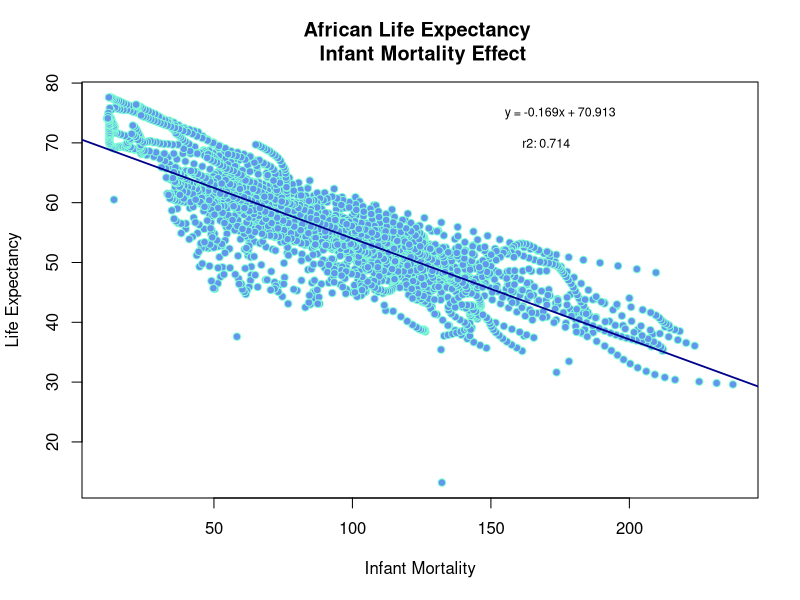
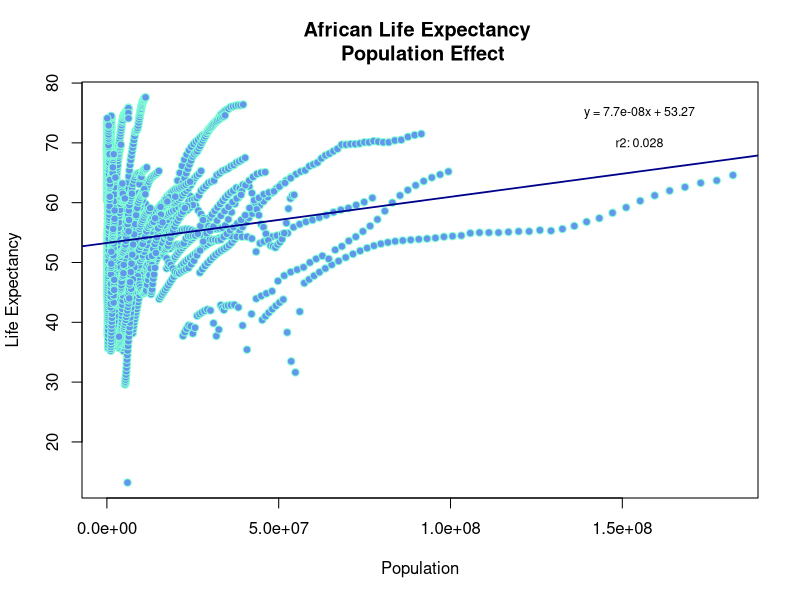
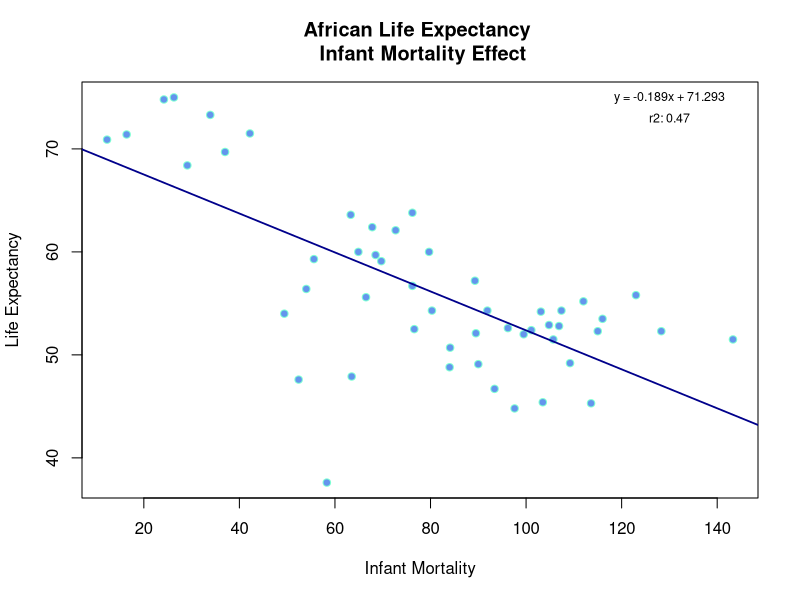
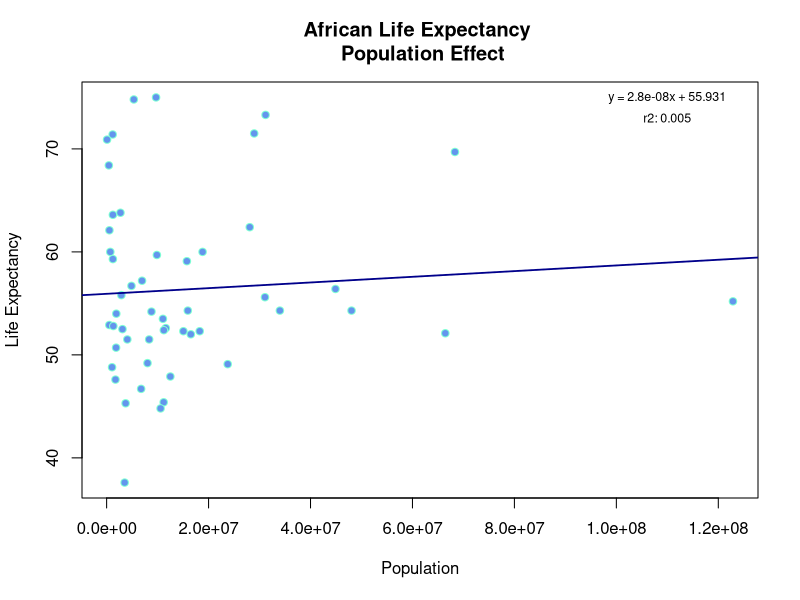
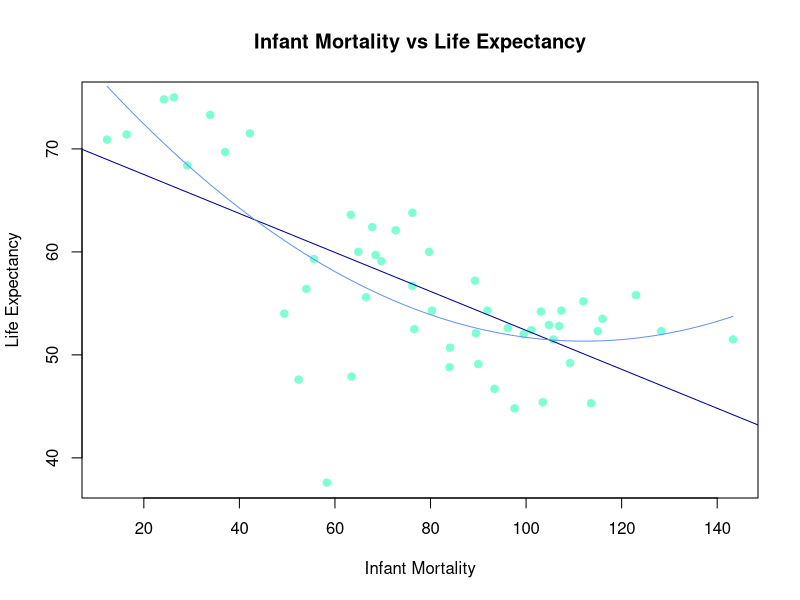
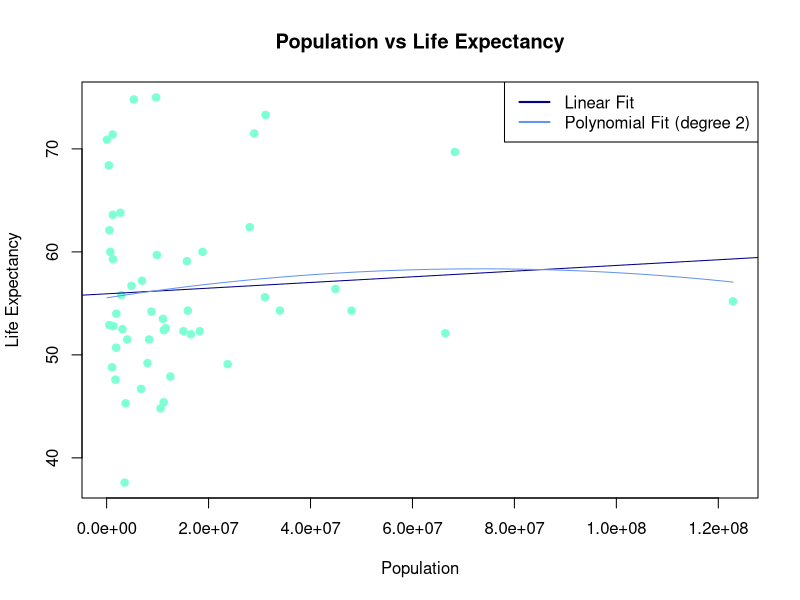

Recreate these plots in R, in order.
## ---- chunk 1
update.packages('dslabs')
library(dslabs) # to import dataset
library(tidyverse) # data aggregation
library(dplyr) # data aggregation? 
data(gapminder)
## ---- chunk 2
help("gapminder")
## ---- chunk 3
str(gapminder)
## ---- chunk 4
summary(gapminder)
## ---- chunk 5
class(gapminder)
## ---- chunk 6
africadata = filter(gapminder, continent == 'Africa')
head(africadata)
## ---- chunk 7
str(africadata)
## ---- chunk 8
summary(africadata)
## ---- chunk 9
infant_survival_rate = africadata %>%
  select(infant_mortality, life_expectancy)
head(infant_survival_rate)
## ---- chunk 10
str(infant_survival_rate)
## ---- chunk 11
summary(infant_survival_rate)
## ---- chunk 12
african_mortality = africadata %>%
  select(population, life_expectancy)
head(african_mortality)
## ---- chunk 13
str(african_mortality)
## ---- chunk 14
summary(african_mortality)
## ---- chunk 15
regression = lm(infant_survival_rate$life_expectancy ~ infant_survival_rate$infant_mortality)
rsq <- function(x, y) summary(lm(infant_survival_rate$life_expectancy ~ infant_survival_rate$infant_mortality))$r.squared
r_square = round(rsq(obs, mod), 3)
# summary(regression)$coefficients - keep to sanity check
coeff = round(summary(regression)$coefficients[2],3)
y_int = round(summary(regression)$coefficients[1],3)
plot(
  infant_survival_rate$infant_mortality,
  infant_survival_rate$life_expectancy,
  main='African Life Expectancy \n Infant Mortality Effect',
  xlab='Infant Mortality',
  ylab='Life Expectancy',
   col='aquamarine', 
   bg='cornflowerblue', 
   pch = 21,
)
# rsq_str = expression(paste("r"^"2:"))
rsq_str = "r2: "
text(175, 75, paste0('y = ', coeff, 'x + ', y_int), cex=0.75)
text(170, 70, paste0(rsq_str, r_square), cex=0.75)
abline(
  lm(
    infant_survival_rate$life_expectancy ~ infant_survival_rate$infant_mortality),
  col='darkblue',
  lwd=1.75)
## ---- chunk 16
regression = lm(african_mortality$life_expectancy ~ african_mortality$population)
rsq <- function(x, y) summary(lm(african_mortality$life_expectancy ~ african_mortality$population))$r.squared
r_square = round(rsq(obs, mod), 3)
# summary(regression)$coefficients - keep to sanity check
coeff = round(summary(regression)$coefficients[2],9)
y_int = round(summary(regression)$coefficients[1],3)
plot(
  african_mortality$population,
  african_mortality$life_expectancy,
  main='African Life Expectancy \n Population Effect',
  xlab='Population',
  ylab='Life Expectancy',
  col='aquamarine', 
  bg='cornflowerblue', 
  pch = 21,
)
# rsq_str = expression(paste("r"^"2:"))
rsq_str = "r2: "
text(155000000, 75, paste0('y = ', coeff, 'x + ', y_int), cex=0.75)
text(155000000, 70, paste0(rsq_str, r_square), cex=0.75)
abline(
lm(
  african_mortality$life_expectancy ~ african_mortality$population),
col='darkblue',
lwd=1.75)
## ---- chunk 17
miss_inf_mort_rows = africadata %>%
  filter(is.na(infant_mortality))
head(miss_inf_mort_rows)
## ---- chunk 18
miss_inf_mort_yrs = miss_inf_mort_rows %>%
  group_by(year) %>%
  count(infant_mortality)
miss_inf_mort_yrs
## ---- chunk 19
africadata2000 = filter(africadata, year == 2000)
africadata2000
## ---- chunk 20
str(africadata2000)
## ---- chunk 21
summary(africadata2000)
## ---- chunk 22
african_mortality2000 = africadata2000 %>%
  select(population, life_expectancy)
head(african_mortality2000)
## ---- chunk 23
infant_survival_rate2000 = africadata2000 %>%
  select(infant_mortality, life_expectancy)
head(african_mortality2000)
## ---- chunk 24
regression = lm(infant_survival_rate2000$life_expectancy ~ infant_survival_rate2000$infant_mortality)
rsq <- function(x, y) summary(lm(infant_survival_rate2000$life_expectancy ~ infant_survival_rate2000$infant_mortality))$r.squared
r_square = round(rsq(obs, mod), 3)
# summary(regression)$coefficients - keep to sanity check
coeff = round(summary(regression)$coefficients[2],3)
y_int = round(summary(regression)$coefficients[1],3)
plot(
  infant_survival_rate2000$infant_mortality,
  infant_survival_rate2000$life_expectancy,
  main='African Life Expectancy \n Infant Mortality Effect',
  xlab='Infant Mortality',
  ylab='Life Expectancy',
   col='aquamarine', 
   bg='cornflowerblue', 
   pch = 21,
)
# rsq_str = expression(paste("r"^"2:"))
rsq_str = "r2: "
text(130, 75, paste0('y = ', coeff, 'x + ', y_int), cex=0.75)
text(130, 73, paste0(rsq_str, r_square), cex=0.75)
abline(
  lm(
    infant_survival_rate2000$life_expectancy ~ infant_survival_rate2000$infant_mortality),
  col='darkblue',
  lwd=1.75)
## ---- chunk 25
regression = lm(african_mortality2000$life_expectancy ~ african_mortality2000$population)
rsq <- function(x, y) summary(lm(african_mortality2000$life_expectancy ~ african_mortality2000$population))$r.squared
r_square = round(rsq(obs, mod), 3)
# summary(regression)$coefficients - keep to sanity check
coeff = round(summary(regression)$coefficients[2],9)
y_int = round(summary(regression)$coefficients[1],3)
plot(
  african_mortality2000$population,
  african_mortality2000$life_expectancy,
  main='African Life Expectancy \n Population Effect',
  xlab='Population',
  ylab='Life Expectancy',
  col='aquamarine', 
  bg='cornflowerblue', 
  pch = 21,
)
# rsq_str = expression(paste("r"^"2:"))
rsq_str = "r2: "
text(110000000, 75, paste0('y = ', coeff, 'x + ', y_int), cex=0.75)
text(110000000, 73, paste0(rsq_str, r_square), cex=0.75)
abline(
lm(
  african_mortality2000$life_expectancy ~ african_mortality2000$population),
col='darkblue',
lwd=1.75)
## ---- chunk 26
fit1 = lm(life_expectancy ~ log(infant_mortality), data=infant_survival_rate2000)
summary(fit1)
## ---- chunk 27
# Linear regression
fit1 = lm(life_expectancy ~ infant_mortality, data=infant_survival_rate2000)
summary(fit1)

# Polynomial regression of degree 2
fit2 = lm(life_expectancy ~ poly(infant_mortality, 2), data=infant_survival_rate2000)
summary(fit2)

# Plotting
plot(
  infant_survival_rate2000$infant_mortality,
  infant_survival_rate2000$life_expectancy,
  main='Infant Mortality vs Life Expectancy',
  xlab='Infant Mortality',
  ylab='Life Expectancy',
  col='aquamarine',
  pch=19
)

# Add linear regression line
abline(fit1, col='darkblue')

# Add polynomial regression line
new_data <- data.frame(infant_mortality = seq(min(infant_survival_rate2000$infant_mortality), max(infant_survival_rate2000$infant_mortality), length.out=100))
lines(new_data$infant_mortality, predict(fit2, new_data), col='cornflowerblue')

## ---- chunk 28
# Logarithmic regression
fit2 = lm(life_expectancy ~ log(population), data=african_mortality2000)
summary(fit2)

## ---- chunk 29
# Linear regression
fit1 = lm(life_expectancy ~ population, data=african_mortality2000)
summary(fit1)

# Polynomial regression of degree 2
fit2 = lm(life_expectancy ~ poly(population, 2), data=african_mortality2000)
summary(fit2)

# Plotting
plot(
  african_mortality2000$population,
  african_mortality2000$life_expectancy,
  main='Population vs Life Expectancy',
  xlab='Population',
  ylab='Life Expectancy',
  col='aquamarine',
  pch=19
)

# Add linear regression line
abline(fit1, col='darkblue')

# Add polynomial regression line
new_data <- data.frame(population = seq(min(african_mortality2000$population), 
                                        max(african_mortality2000$population), length.out=100))
lines(new_data$population, predict(fit2, new_data), col='cornflowerblue')

# Add a legend to differentiate the lines
legend("topright", legend=c("Linear Fit", "Polynomial Fit (degree 2)"), col=c("darkblue", "cornflowerblue"), lwd=2)
